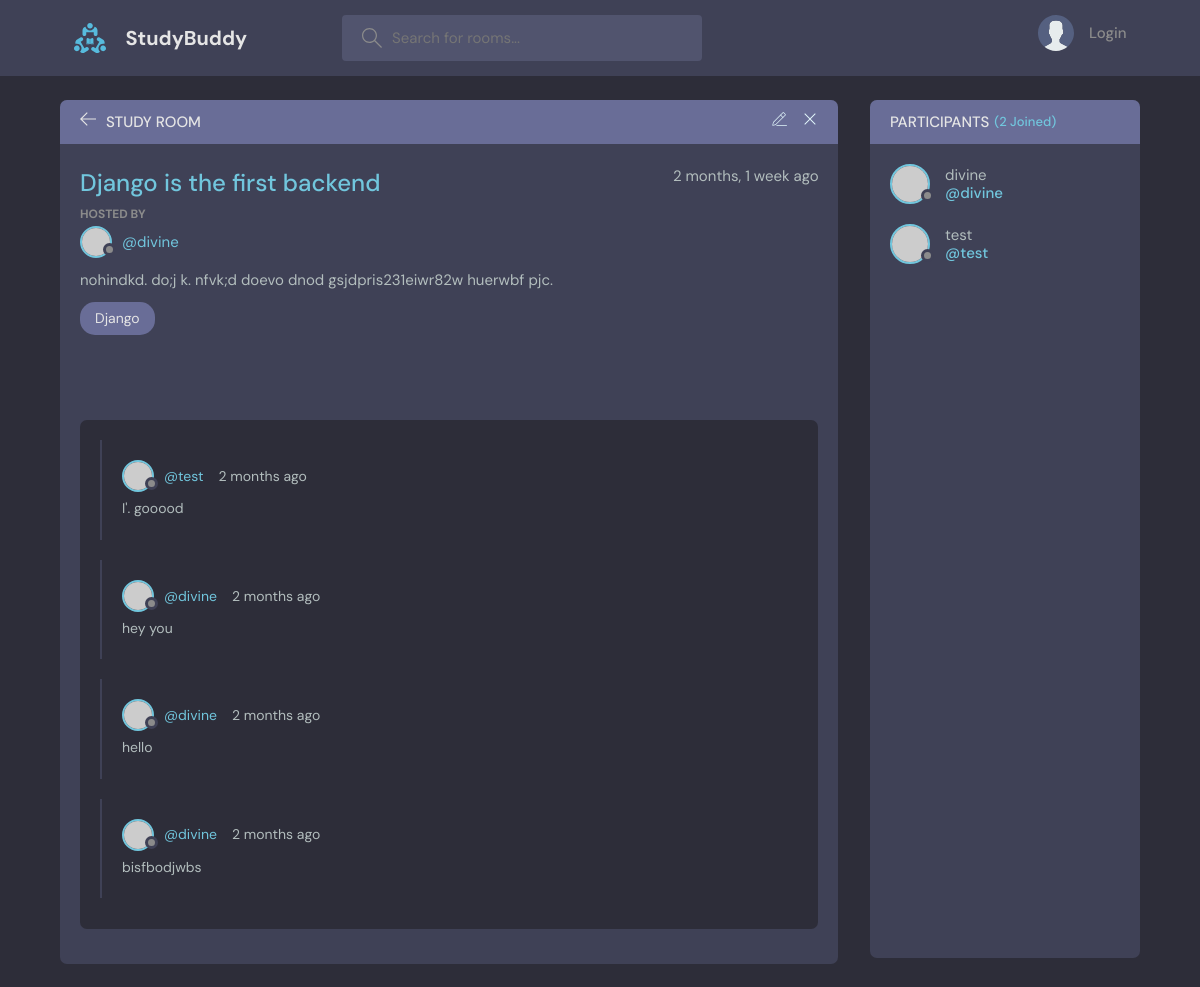
/rooms/7/, run on the app's committed database.
### base/models.py (models this page shows, shortened)
class Room(models.Model):
    host = models.ForeignKey(User, on_delete=models.SET_NULL, null=True)
    topic =models.ForeignKey(Topic, on_delete=models.SET_NULL, null=True)
    name = models.CharField(max_length=150)
    members = models.ManyToManyField(User, related_name='members', blank=True)
    description = models.TextField(null=True, blank=True)
    update = models.DateTimeField(auto_now=True)
    created = models.DateTimeField(auto_now_add=True)
    class Meta:
        ordering = ['-update','-created']

class Topic(models.Model):
    name = models.CharField(max_length=200)

class Message(models.Model):
    user = models.ForeignKey(User, on_delete=models.CASCADE)
    room = models.ForeignKey(Room, on_delete=models.CASCADE)
    body = models.TextField()
    update = models.DateTimeField(auto_now=True)
    created = models.DateTimeField(auto_now_add=True)
    class Meta:
        ordering = ['-update','-created']

### base/views.py (the view, shortened to what this page needs)
# urls.py: path('rooms/<str:pk>/', views.room, name='room'),
def room(request, pk):
    room = Room.objects.get(id=pk)
    conversations = room.message_set.all()
    members = room.members.all()
    member_count= members.count()
    context = {'room': room, 'conversations': conversations, 'member_count':member_count, 'members': members}
    return render(request, 'base/room.html', context)

### base/templates/base/room.html (shortened to what this page needs)
{% extends 'main.html' %}
{% block content %}
    <main class="profile-page layout layout--2">
      <div class="container">
        <div class="room">
          <div class="room__top">
            <div class="room__topLeft">
              <a href="{% url 'home' %}">
                <svg version="1.1" xmlns="http://www.w3.org/2000/svg" width="32" height="32" viewBox="0 0 32 32">
                  <title>arrow-left</title>
                  <path
                    d="M13.723 2.286l-13.723 13.714 13.719 13.714 1.616-1.611-10.96-10.96h27.625v-2.286h-27.625l10.965-10.965-1.616-1.607z"
                  ></path>
                </svg>
              </a>
              <h3>Study Room</h3>
            </div>
            <div class="room__topRight">
              <a href="{% url 'edit-room' room.id %}">
              </a>
              <a href="{% url 'delete-room' room.id %}">
                <svg version="1.1" xmlns="http://www.w3.org/2000/svg" width="32" height="32" viewBox="0 0 32 32">
                  <title>remove</title>
                  <path
                    d="M27.314 6.019l-1.333-1.333-9.98 9.981-9.981-9.981-1.333 1.333 9.981 9.981-9.981 9.98 1.333 1.333 9.981-9.98 9.98 9.98 1.333-1.333-9.98-9.98 9.98-9.981z"
                  ></path>
                </svg>
              </a>
            </div>
          </div>
          <div class="room__box scroll">
            <div class="room__header scroll">
              <div class="room__info">
                <h3>{{room.name}}</h3>
                <span>{{room.created|timesince}} ago</span>
              </div>
              <div class="room__hosted">
                <p>Hosted By</p>
                <a href="{% url 'user-profile' room.host.id %}" class="room__author">
                  <div class="avatar avatar--small">
                    <img src="https://randomuser.me/api/portraits/men/37.jpg" />
                  </div>
                  <span>@{{room.host.username}}</span>
                </a>
              </div>
              <div class="room__details">
               {{room.description}}
              </div>
              <span class="room__topics">{{room.topic.name}}</span>
            </div>
            <div class="room__conversation">
              <div class="threads scroll">
               {% for conversation in conversations %}
                <div class="thread">
                  <div class="thread__top">
                    <div class="thread__author">
                      <a href="#" class="thread__authorInfo">
                        <div class="avatar avatar--small">
                          <img src="https://randomuser.me/api/portraits/men/37.jpg" />
                        </div>
                        <span>@{{conversation.user}}</span>
                      </a>
                      <span class="thread__date">{{conversation.created|timesince}} ago</span>
                    </div>
                  </div>
                  <div class="thread__details">
                    {{conversation.body}}
                  </div>
                </div>
                {% endfor %}
              </div>
            </div>
          </div>
        </div>
        <div class="participants">
          <h3 class="participants__top">Participants <span>({{member_count}} Joined)</span></h3>
          <div class="participants__list scroll">
            {% for member in members %}
            <a href="{% url 'user-profile' user.id %}" class="participant">
              <div class="avatar avatar--medium">
                <img src="https://randomuser.me/api/portraits/men/37.jpg" />
              </div>
              <p>
                {{member.username}}
                <span>@{{member.username}}</span>
              </p>
            </a>
            {% endfor %}
          </div>
        </div>
      </div>
    </main>
{% endblock content %}

### data on the page
Room: name "Django is the first backend", created "2 months, 1 week", host.username "divine", description "nohindkd. do;j k. nfvk;d doevo dnod gsjdpris231eiwr82w huerwbf pjc.", topic.name "Django"
Message: user "test", created "2 months", body "I'. gooood"
Message: user "divine", created "2 months", body "hey you"
Message: user "divine", created "2 months", body "hello"
Message: user "divine", created "2 months", body "bisfbodjwbs"

### other printed values
{{ member_count }} "2"
{{ member.username }} "divine"
{{ member.username }} "test"
